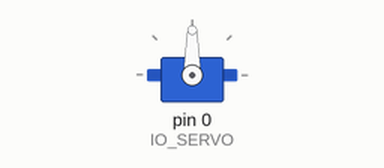
Simulated run of this program. Board: MicroPython board. Parts: servo. Servo angles are drawn from the pulse width (0.5 ms = 0°, 2.5 ms = 180°).

Above: at 0.05 s.
At 2.0 s:
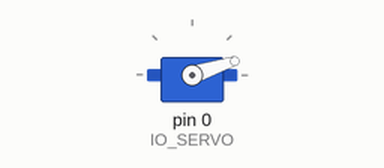
At 4.0 s:
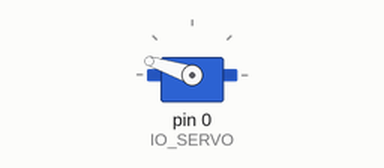
Timing chart, 0 to 5.2 s (numbered marks = the images above):
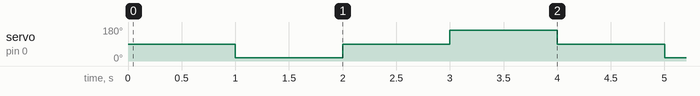

Measured:
- by itself, servo on pin 0 (IO_SERVO): repeats every 4.0 s: 90° 1.0 s, 162° 1.0 s, 90° 1.0 s, 18° 1.0 s

The program:

servo_duty_ns_1.py
```python
from machine import Pin,PWM
from time import sleep

IO_SERVO = 0
SERVO_ANGLE_MIN = 700000   # 700000 ns = 700 us = 0.7 ms
SERVO_ANGLE_MID = 1500000  # 1500000 ns = 1500 us = 1.5 ms
SERVO_ANGLE_MAX = 2300000  # 2300000 ns = 2300 us = 2.3 ms

pwm = PWM(Pin(IO_SERVO))  # oder  PWM(Pin(PIN_SERVO), freq=50)
pwm.freq(50)  # 0.02s = 20ms = 20000us = 20000000ns

try:
    while True:
        pwm.duty_ns(SERVO_ANGLE_MID)
        sleep(1)
        pwm.duty_ns(SERVO_ANGLE_MIN)
        sleep(1)
        pwm.duty_ns(SERVO_ANGLE_MID)
        sleep(1)
        pwm.duty_ns(SERVO_ANGLE_MAX)
        sleep(1)
except:
    pwm.duty_ns(SERVO_ANGLE_MID)  # back to middle when program terminates
    sleep(1)
```
